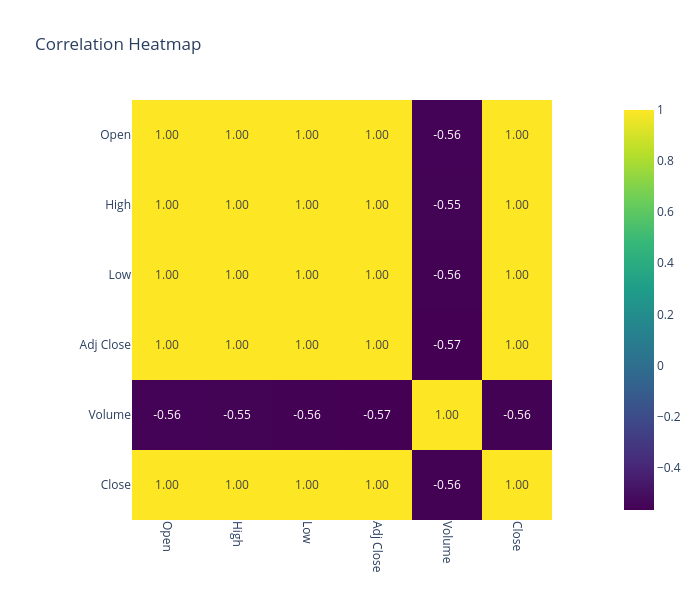

Write notebook code for a chart like this one.
### Markdown cell above
# Feature Selection

### Code cell
fig = px.imshow(df.corr(),text_auto='.2f',color_continuous_scale='Viridis',title='Correlation Heatmap')
fig.update_layout(width=700,height=600)
fig.update_xaxes(tickangle=90)
fig.show()

### Figure 1 — Plotly figure (JSON) as saved in the notebook; plotly's stock layout.template omitted (floating-point values rounded to 4 significant figures)
{"data": [{"coloraxis": "coloraxis", "hovertemplate": "x: %{x}<br>y: %{y}<br>color: %{z}<extra></extra>", "name": "0", "texttemplate": "%{z:.2f}", "type": "heatmap", "x": ["Open", "High", "Low", "Adj Close", "Volume", "Close"], "xaxis": "x", "y": ["Open", "High", "Low", "Adj Close", "Volume", "Close"], "yaxis": "y", "z": [[1.0, 0.9998, 0.9997, 0.9989, -0.558, 0.9995], [0.9998, 1.0, 0.9997, 0.9992, -0.5549, 0.9997], [0.9997, 0.9997, 1.0, 0.9992, -0.5634, 0.9998], [0.9989, 0.9992, 0.9992, 1.0, -0.5663, 0.9994], [-0.558, -0.5549, -0.5634, -0.5663, 1.0, -0.5597], [0.9995, 0.9997, 0.9998, 0.9994, -0.5597, 1.0]]}], "layout": {"coloraxis": {"colorscale": [[0, "#440154"], [0.1111, "#482878"], [0.2222, "#3e4989"], [0.3333, "#31688e"], [0.4444, "#26828e"], [0.5556, "#1f9e89"], [0.6667, "#35b779"], [0.7778, "#6ece58"], [0.8889, "#b5de2b"], [1, "#fde725"]]}, "height": 600, "title": {"text": "Correlation Heatmap"}, "width": 700, "xaxis": {"anchor": "y", "constrain": "domain", "domain": [0, 1], "scaleanchor": "y", "tickangle": 90}, "yaxis": {"anchor": "x", "autorange": "reversed", "constrain": "domain", "domain": [0, 1]}}}
